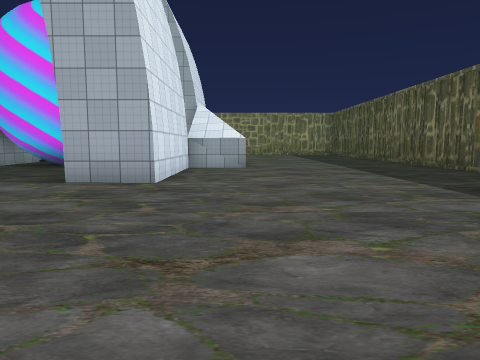
View 1 (above)

20 first-person views from a walk through a Unity game level. The camera is 1.3 m above the floor, tilts 6° down and sees 70° across. The floor is counted in squares, 2 m on a side. Each view is taken from the middle of a square. On the plan, view 1 faces up. The plan holds only what a view shows up to about 10 squares ahead; the rest is blank. The place goes on beyond the plan. The player character is not drawn. Some surface patterns are stand-ins.

View 2
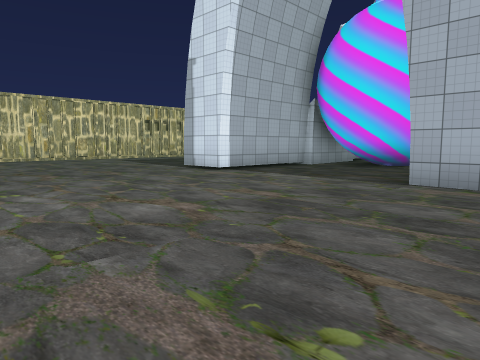

View 3
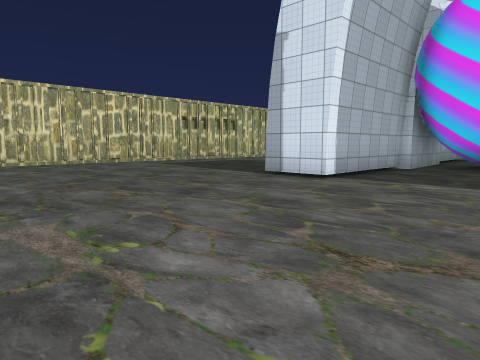

View 4
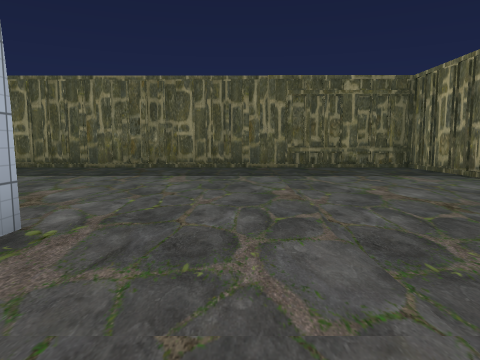

View 5
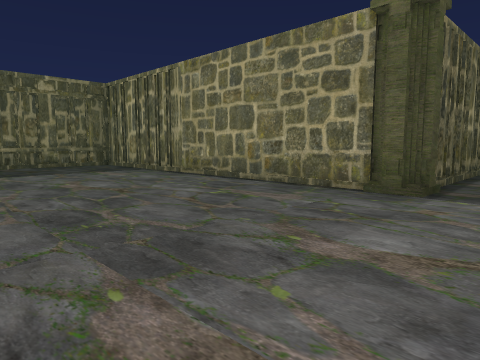

View 6
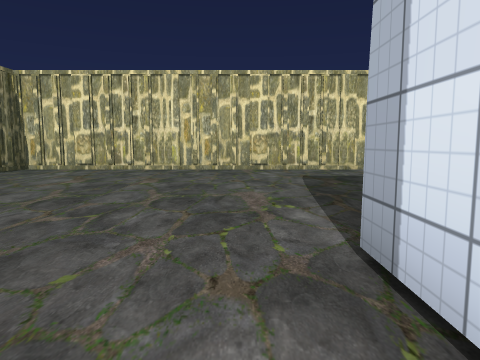

View 7
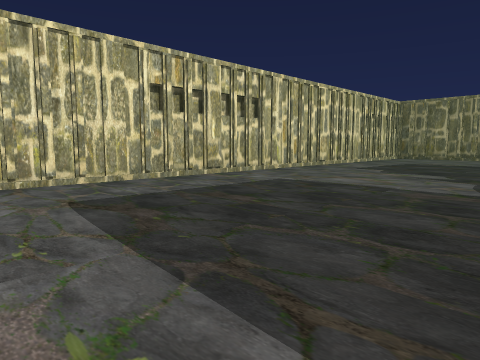

View 8
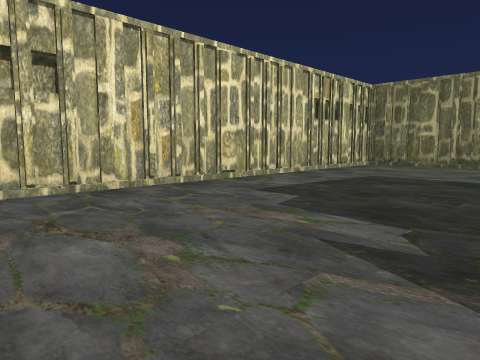

View 9
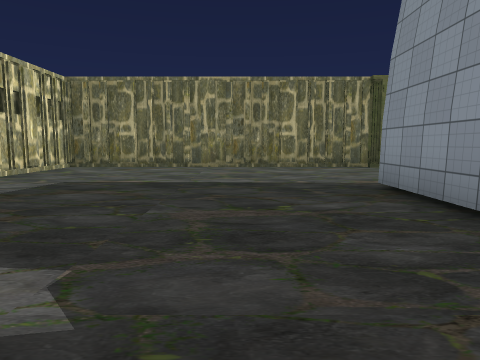

View 10
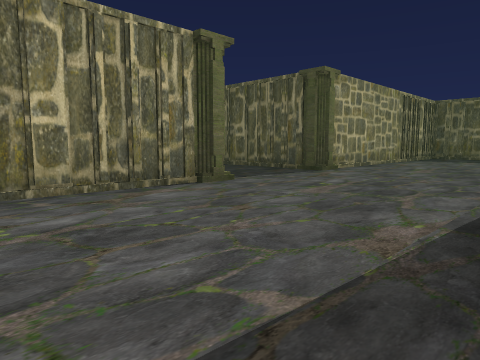

View 11
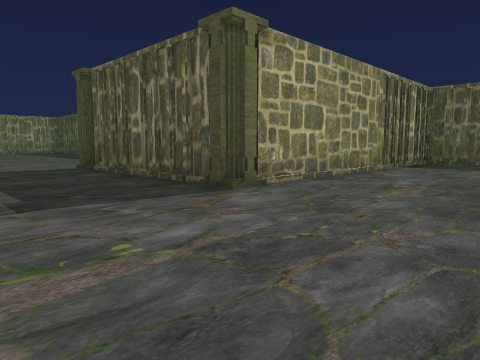

View 12
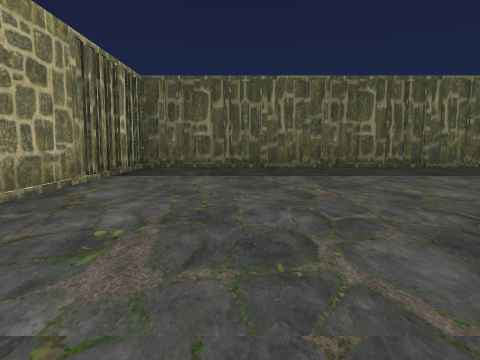

View 13
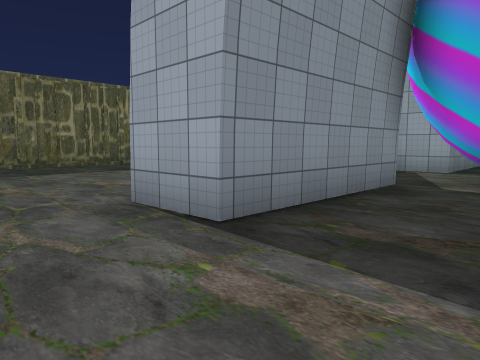

View 14
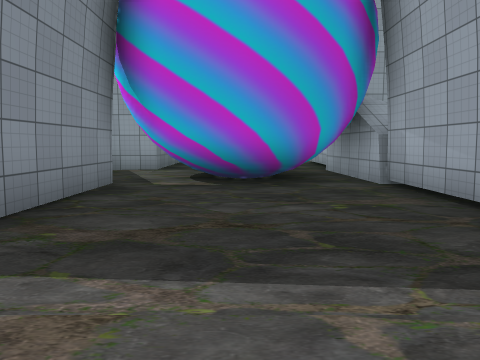

View 15
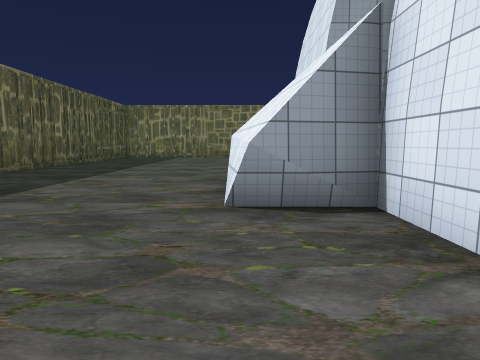

View 16
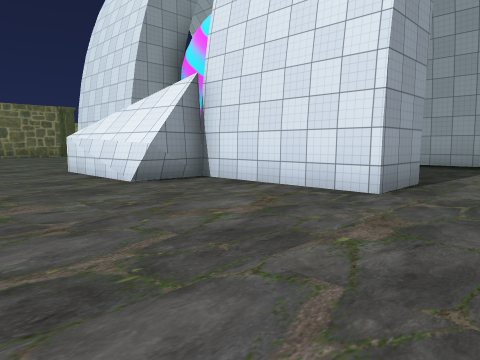

View 17
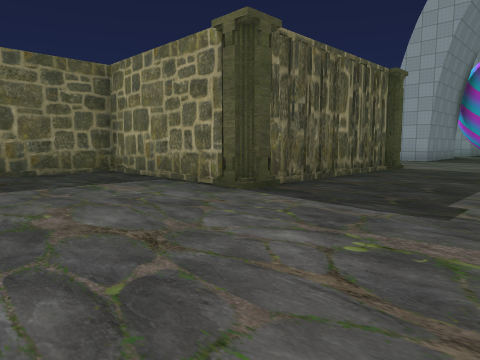

View 18
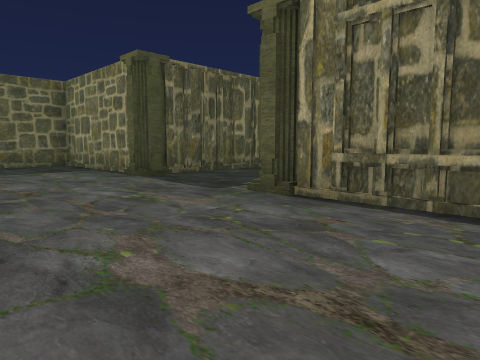

View 19
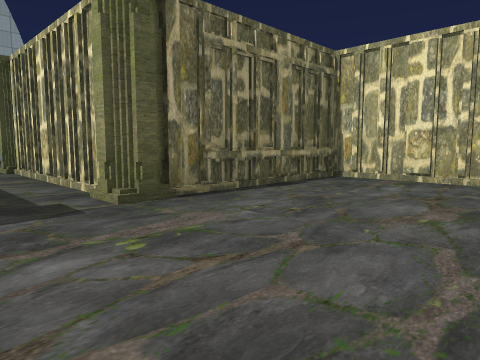

View 20
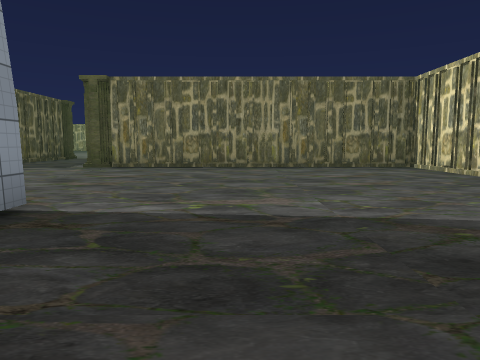

### Floor plan
Points are (right, up) in squares from view 1. A wall is a line through its corners. A room is listed if a view was taken in it or the views show most of it. See-through windows are left out.
Room 1 (views 1, 2, 3, 4, 5, 6, 7, 8, 9, 10, 11, 12, 13, 14, 15, 16, 17, 18, 19, 20)
walls: (-4.3, 12.6) (-3.9, 12.2); (-6.2, 12.4) (-5.7, 12.7) (-4.8, 12.8) (-4, 12.6) (-3.5, 12.1); (-6.6, 12.1) (-6.1, 12.6) (-5.3, 12.9) (-4.6, 12.8); (-6.8, 11.8) (-6.5, 12.2); (-2.9, 12.4) (-2.9, 16.2) (-1.4, 16.2) (-1.4, 12.5) (-0.1, 12.8); (-7.3, 12.5) (-7.2, 9.4); (-5.8, 9.4) (-6.3, 9.8) (-6.6, 10.2); (-4.1, 9.3) (-4.8, 9.1) (-5.5, 9.2); (-4.6, 9.2) (-5.3, 9.1) (-6, 9.3); (-7.4, 16.2) (-7.4, 12.4); (-8.9, 13.9) (-8.9, 16.2); (-0.9, 12.6) (-0.1, 12.6) (0.2, 9.4) (-1.4, 9.6) (-1.4, 5.7) (-3, 5.7); (-7.4, 9.4) (-7.4, 5.7) (-8.9, 5.7) (-8.9, 6.1); (0.2, 12.1) (0.2, 9.4); (-2.9, 6.9) (-2.9, 9.4); (-3.2, 20.7) (-3.8, 20.7); (-3.5, 21) (-3.5, 26); (-6.7, 21.2) (-6.7, 20.7) (-15.9, 20.7) (-15.9, -0.7) (-7.1, -0.7); (-6.8, 25.6) (-6.8, 21); (-3.8, 26.3) (-3.2, 26.3); (-3.1, 26.3) (1, 26.3) (1, 28.6); (-3.5, -0.5) (-2.9, -0.5); (-3.5, 26.5) (-2.9, 26.5); (-7.2, -0.5) (-6.6, -0.5); (-7.4, 26.5) (-6.7, 26.5) (-6.7, 25.8); (-3.2, -0.7) (5.6, -0.7) (5.6, 20.7) (-3, 20.7); (-3.5, -3.5) (-3.5, -1.6); (-11.4, 28.9) (-11.4, 26.3) (-6.7, 26.3)

Where each view was taken, in squares from view 1:
view 1: 0 up, 0 right, facing up
view 2: 0 up, 1 left, facing up-left
view 3: 0 up, 4 left, facing up-left
view 4: 4 up, 4 left, facing right
view 5: 4 up, 5 left, facing down-right
view 6: 5 up, 7 left, facing left
view 7: 5 up, 10 left, facing up-left
view 8: 10 up, 11 left, facing up-left
view 9: 11 up, 11 left, facing up
view 10: 16 up, 11 left, facing up-right
view 11: 17 up, 7 left, facing up-right
view 12: 18 up, 4 left, facing right
view 13: 18 up, 5 left, facing down-right
view 14: 18 up, 5 left, facing down
view 15: 16 up, 0 right, facing down
view 16: 18 up, 3 right, facing down-left
view 17: 30 up, 7 left, facing down-right
view 18: 30 up, 10 left, facing down-right
view 19: 30 up, 5 left, facing down-left
view 20: 9 up, 11 left, facing down
